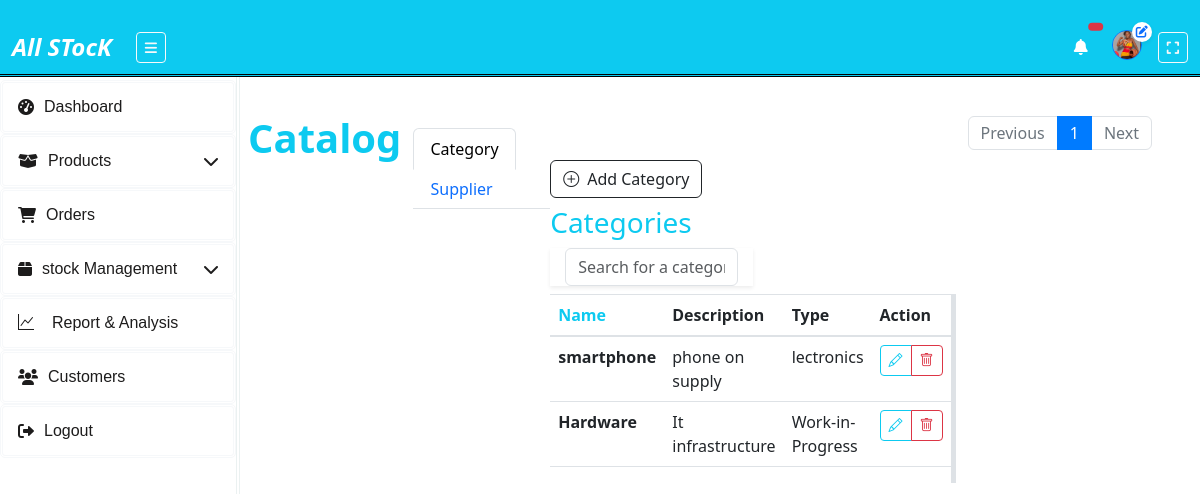
Page /product/catalog/ on the earlier database version.
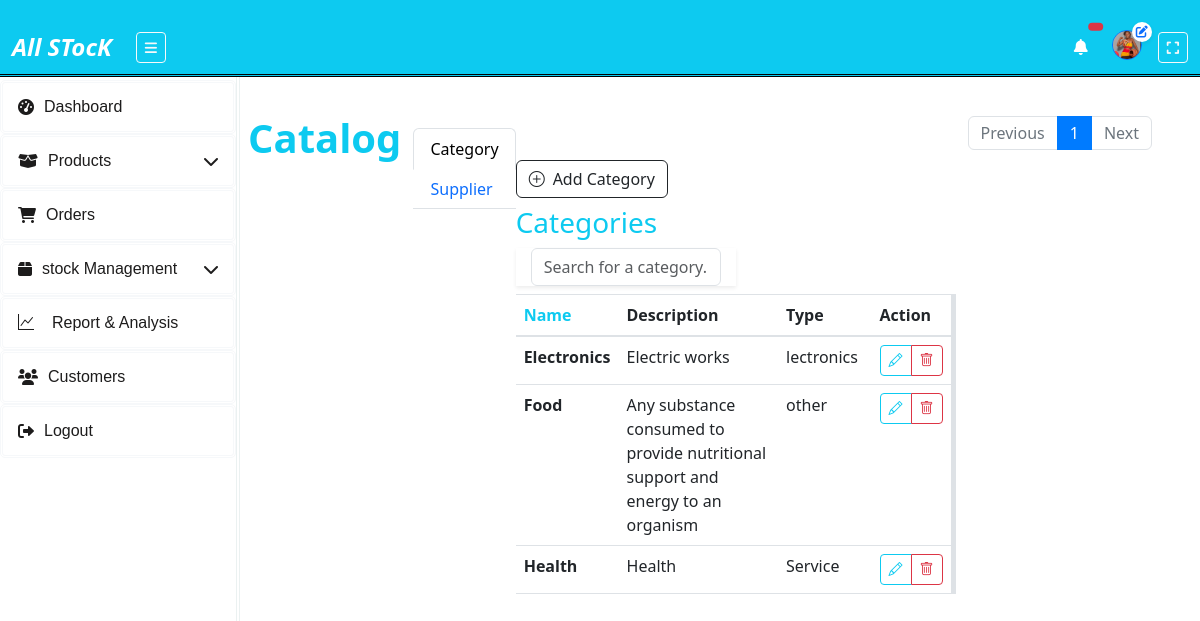
Same page on the later database version.
### inventory_sys/models.py (models this page shows, shortened)
class Category(models.Model):
    name = models.CharField(max_length=255, unique=True)
    description = models.TextField(blank=True, null=True)
    category_type = models.CharField(max_length=20, choices=CATEGORY_TYPES, default='finished_goods')
    created_at = models.DateTimeField(auto_now_add=True)

### inventory_sys/views.py (the view, shortened to what this page needs)
# urls.py: path('product/catalog/', views.catalog, name='catalog'),
def catalog(request):
    categories_list = Category.objects.all().order_by('-id')
    suppliers_list = Supplier.objects.all().order_by('-id')
    category_paginator = Paginator(categories_list, 8)
    supplier_paginator = Paginator(suppliers_list, 8)
    category_page_number = request.GET.get('category_page')
    supplier_page_number = request.GET.get('supplier_page')
    categories = category_paginator.get_page(category_page_number)
    suppliers = supplier_paginator.get_page(supplier_page_number)
    context = {
        'categories': categories,
        'suppliers': suppliers,
    }
    return render(request, 'InvApp/catalog.html', context)

### inventory_sys/templates/InvApp/catalog.html (shortened to what the changed rows need)
{% extends "InvApp/layout.html" %}
{% block content %}
<div class="container-fluid pt-2">
    <div class="container-fluid">
        <div class="tab-content mt-3" id="mainTabsContent">
            <div class="tab-pane fade show active" id="category" role="tabpanel">
                <div class="mt-3">
                    <div style="max-height: 300px; overflow-y: auto; overflow-x: auto;" class="border-end border-5">
                        <table class="table">
                            <thead class="table-header">
                                <tr>
                                    <th class="text-info">Name</th>
                                    <th>Description</th>
                                    <th>Type</th>
                                    <th>Action</th>
                                </tr>
                            </thead>
                            <tbody class="table-group-divider">
                                {% for category in categories %}
                                    <tr>
                                        <td class="fw-bold">{{ category.name }}</td>
                                        <td>{{ category.description }}</td>
                                        <td>{{ category.get_category_type_display }}</td>
                                        <td>
                                            <div class="btn-group">
                                            <button type="button" class="btn btn-outline-info btn-sm " data-bs-toggle="modal" data-bs-target="#updateProductModal{{ product.product_id }}" title="Edit Product">
                                            <i class="bi bi-pencil"></i>
                                            </button>
                                            <button type="button" class="btn btn-outline-danger btn-sm" data-bs-toggle="modal" data-bs-target="#deleteProductModal{{ product.product_id }}"title="Delete Product">
                                             <i class="bi bi-trash"></i>
                                           </button>
                                           </div>
                                    </tr>
                                {% empty %}
                                    <tr><td colspan="3">No categories added yet.</td></tr>
                                {% endfor %}
                            </tbody>
                        </table>
                    </div>
                </div>
            </div>
        </div>
    </div>
<nav aria-label="Category pagination" class="mt-2">
    <ul class="pagination justify-content-center">
      {% for num in categories.paginator.page_range %}
        <li class="page-item {% if categories.number == num %}active{% endif %}">
          <a class="page-link" href="?category_page={{ num }}">{{ num }}</a>
        </li>
      {% endfor %}
    </ul>
  </nav>
</div>
{% endblock %}

Differences in the rows shown:
removed Category: name "smartphone", description "phone on supply", category_type "lectronics"
no longer on this page (row edited): Category: name "Hardware", description "It infrastructure", category_type "Work-in-Progress"
added Category: name "Electronics", description "Electric works", category_type "lectronics"
added Category: name "Food", description "Any substance consumed to provide nutritional support and energy to an organism", category_type "other"
added Category: name "Health", description "Health", category_type "Service"
